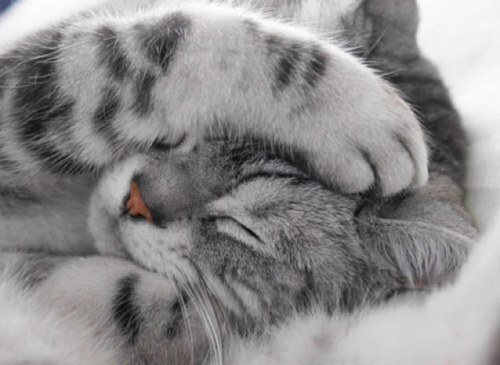
#> input picture cat.jpeg, 500 x 365 px
$ python tmpmatch.py   (Python 2 division)
#> lines starting #> are read from the running program, lines starting #| are printed output that depends on the picture; after the words box and inside, x2 and y2 are one past the last pixel; in counts of white or black regions, pixels touching at a corner belong together
import cv2
import numpy as np

src = cv2.imread("cat.jpeg")
#> src is the input picture: shape (365, 500, 3); mean B, G, R 140.9, 139.6, 141.9
tmp = np.empty((50,50,3), dtype = np.uint8)

srcH, srcW, srcD = src.shape
#> srcH = 365; srcW = 500; srcD = 3
tmpH, tmpW, tmpD = tmp.shape

tmp[:,:,:] = src[(srcH-tmpH)/2:(srcH+tmpH)/2, (srcW-tmpW)/2:(srcW+tmpW)/2, :]
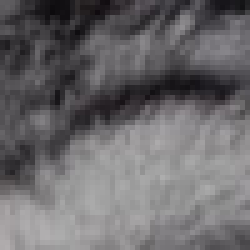
#> tmp: shape (50, 50, 3) (shown 5 times larger); mean B, G, R 107.2, 104.9, 106.7

res = cv2.matchTemplate(src, tmp, cv2.TM_CCOEFF_NORMED)
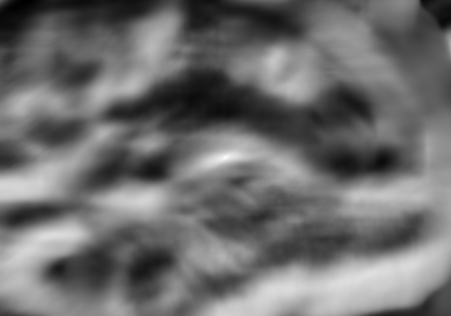
#> res: shape (316, 451) float32; min -0.783, max 1, mean -0.0125; drawn with min black and max white

(minval, maxval, minloc, maxloc) = cv2.minMaxLoc(res)
#> minval = -0.783; maxval = 1; minloc = (27, 0); maxloc = (225, 157)

rect1 = (maxloc[0], maxloc[1])
#> rect1 = (225, 157)
rect2 = (maxloc[0] + tmpW, maxloc[1] + tmpH)
#> rect2 = (275, 207)
cv2.rectangle(src, rect1, rect2, 0x00ff00)
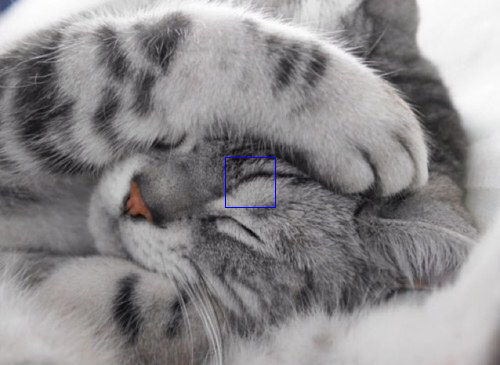
#> src: shape (365, 500, 3); 0.11% of pixels changed, all inside (x1, y1, x2, y2) = (225, 157, 276, 208)

cv2.imshow("src", src)
cv2.imshow("tmp", tmp)
cv2.waitKey(0)
cv2.destroyAllWindows()

$ run again, with dog.JPG copied over cat.jpeg
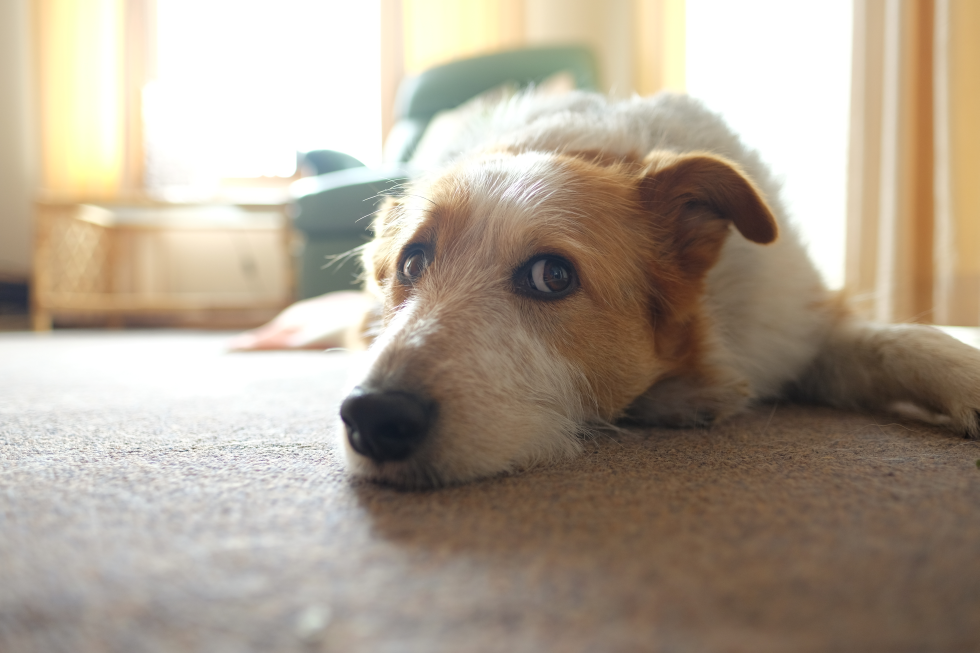
#> input picture dog.JPG, 4896 x 3264 px (shown at 1/5 size)
#> src is the input picture: shape (3264, 4896, 3); mean B, G, R 145.8, 161.8, 174.5
#> `tmp[:,:,:] = src[(srcH-tmpH)/2:(srcH+tmpH)/2, (srcW-tmpW)/2:(srcW+tmpW..`:
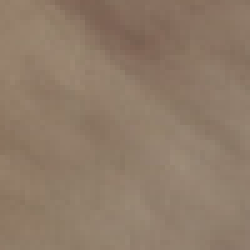
#> tmp: shape (50, 50, 3) (shown 5 times larger); mean B, G, R 104.6, 123.1, 143.1
#> `res = cv2.matchTemplate(src, tmp, cv2.TM_CCOEFF_NORMED)`:
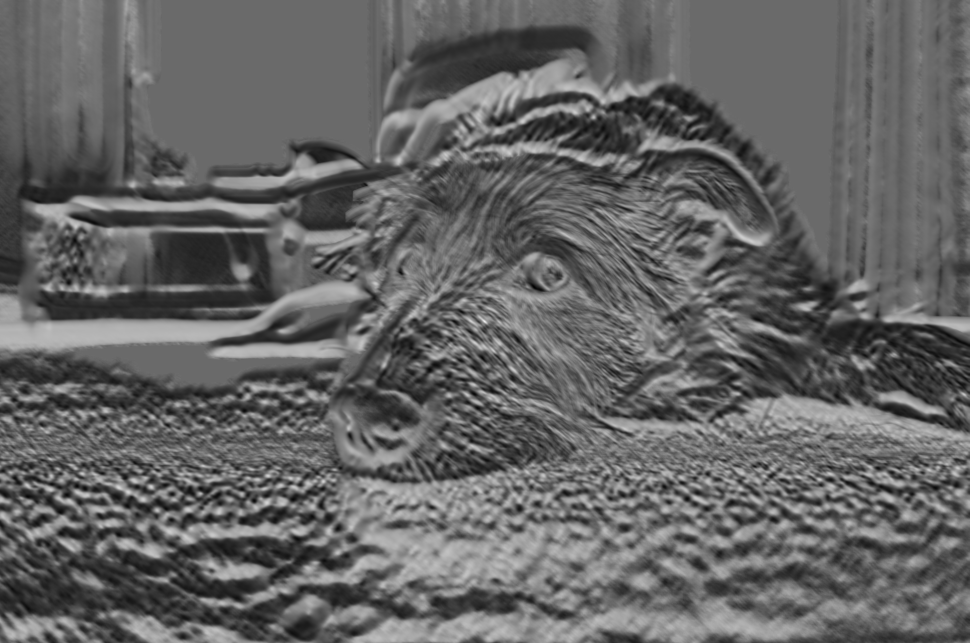
#> res: shape (3215, 4847) float32 (shown at 1/5 size); min -0.721, max 1, mean -0.0412; drawn with min black and max white
#> minval = -0.721; maxval = 1; minloc = (2671, 1435); maxloc = (2423, 1607)
#> rect2 = (2473, 1657)
